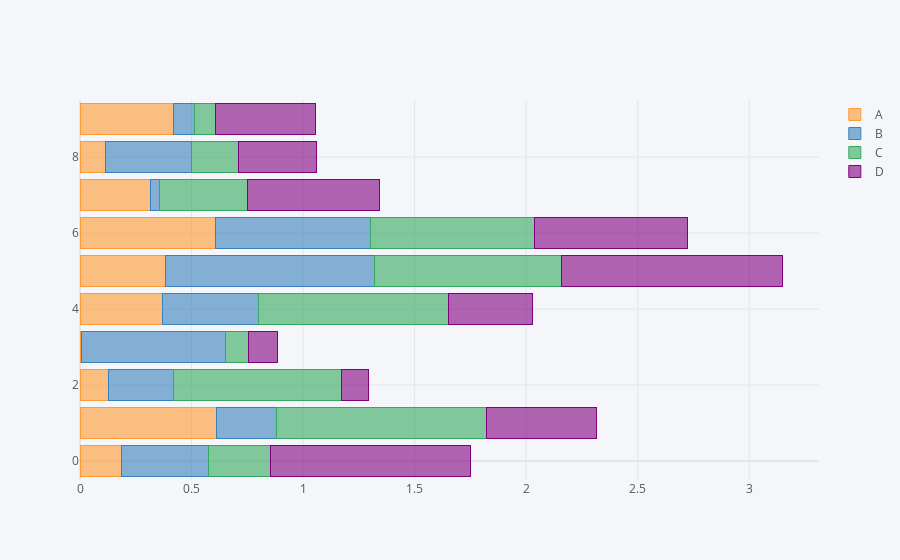

This figure's notebook cell:
### Code cell
df.iplot(kind='barh', barmode='stack')

### Figure 1 — Plotly figure (JSON) as saved in the notebook; plotly's stock layout.template omitted (floating-point values rounded to 4 significant figures)
{"data": [{"marker": {"color": "rgba(255, 153, 51, 0.6)", "line": {"color": "rgba(255, 153, 51, 1.0)", "width": 1}}, "name": "A", "orientation": "h", "text": "", "type": "bar", "x": [0.1869, 0.6096, 0.1271, 0.004488, 0.3683, 0.3848, 0.607, 0.3139, 0.1132, 0.4206], "y": [0, 1, 2, 3, 4, 5, 6, 7, 8, 9]}, {"marker": {"color": "rgba(55, 128, 191, 0.6)", "line": {"color": "rgba(55, 128, 191, 1.0)", "width": 1}}, "name": "B", "orientation": "h", "text": "", "type": "bar", "x": [0.3894, 0.2728, 0.2906, 0.6463, 0.4305, 0.9336, 0.6937, 0.04265, 0.3872, 0.09253], "y": [0, 1, 2, 3, 4, 5, 6, 7, 8, 9]}, {"marker": {"color": "rgba(50, 171, 96, 0.6)", "line": {"color": "rgba(50, 171, 96, 1.0)", "width": 1}}, "name": "C", "orientation": "h", "text": "", "type": "bar", "x": [0.2783, 0.9405, 0.7541, 0.105, 0.853, 0.8396, 0.7363, 0.392, 0.2097, 0.09553], "y": [0, 1, 2, 3, 4, 5, 6, 7, 8, 9]}, {"marker": {"color": "rgba(128, 0, 128, 0.6)", "line": {"color": "rgba(128, 0, 128, 1.0)", "width": 1}}, "name": "D", "orientation": "h", "text": "", "type": "bar", "x": [0.8961, 0.4942, 0.1193, 0.1285, 0.3752, 0.9888, 0.687, 0.5934, 0.3483, 0.4463], "y": [0, 1, 2, 3, 4, 5, 6, 7, 8, 9]}], "layout": {"barmode": "stack", "legend": {"bgcolor": "#F5F6F9", "font": {"color": "#4D5663"}, "traceorder": "normal"}, "paper_bgcolor": "#F5F6F9", "plot_bgcolor": "#F5F6F9", "title": {"font": {"color": "#4D5663"}}, "xaxis": {"gridcolor": "#E1E5ED", "showgrid": true, "tickfont": {"color": "#4D5663"}, "title": {"font": {"color": "#4D5663"}, "text": ""}, "zerolinecolor": "#E1E5ED"}, "yaxis": {"gridcolor": "#E1E5ED", "showgrid": true, "tickfont": {"color": "#4D5663"}, "title": {"font": {"color": "#4D5663"}, "text": ""}, "zerolinecolor": "#E1E5ED"}}}
